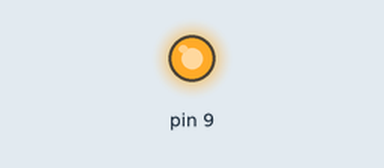
The sketch below on a simulated Arduino Uno, built with avr-gcc and run on an emulated ATmega328P. Parts: output pins drawn as LEDs (lit = HIGH).

Above: at 0.1 s.
Timing chart, 0 to 1.6 s (numbered marks = the images above):
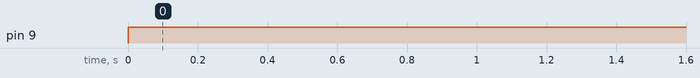

Measured:
- by itself, pin 9: LOW → HIGH at 0.00 s

The sketch:

steady-light.ino
```cpp
void setup() {
  pinMode(9, OUTPUT);
}

void loop() {
  digitalWrite(9, HIGH);
}
```
